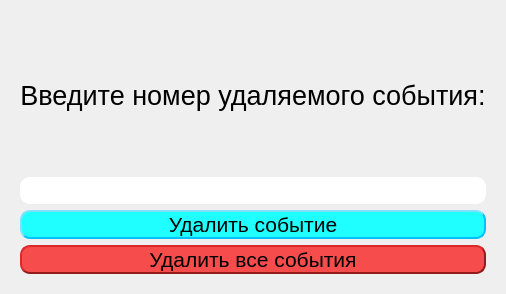
<?xml version="1.0" encoding="UTF-8"?>
<ui version="4.0">
 <class>MainWindow</class>
 <widget class="QMainWindow" name="MainWindow">
  <property name="geometry">
   <rect>
    <x>0</x>
    <y>0</y>
    <width>496</width>
    <height>294</height>
   </rect>
  </property>
  <property name="windowTitle">
   <string>Удаление события</string>
  </property>
  <widget class="QWidget" name="centralwidget">
   <layout class="QGridLayout" name="gridLayout">
    <property name="leftMargin">
     <number>20</number>
    </property>
    <property name="topMargin">
     <number>20</number>
    </property>
    <property name="rightMargin">
     <number>20</number>
    </property>
    <property name="bottomMargin">
     <number>20</number>
    </property>
    <item row="0" column="0">
     <widget class="QLabel" name="label">
      <property name="font">
       <font>
        <family>Yu Gothic UI</family>
        <pointsize>20</pointsize>
       </font>
      </property>
      <property name="text">
       <string>Введите номер удаляемого события:</string>
      </property>
      <property name="alignment">
       <set>Qt::AlignCenter</set>
      </property>
     </widget>
    </item>
    <item row="1" column="0">
     <widget class="QLineEdit" name="input_item_index">
      <property name="font">
       <font>
        <family>Yu Gothic UI</family>
        <pointsize>16</pointsize>
       </font>
      </property>
      <property name="styleSheet">
       <string notr="true">border-radius: 10px;</string>
      </property>
     </widget>
    </item>
    <item row="2" column="0">
     <widget class="QPushButton" name="delete_event">
      <property name="font">
       <font>
        <family>Yu Gothic UI</family>
        <pointsize>16</pointsize>
       </font>
      </property>
      <property name="cursor">
       <cursorShape>PointingHandCursor</cursorShape>
      </property>
      <property name="styleSheet">
       <string notr="true">QPushButton {
	background: rgb(32, 255, 255);
    border-style: outset;
    border-width: 2px;
    border-radius: 10px;
    border-color: rgb(0, 192, 255);
}</string>
      </property>
      <property name="text">
       <string>Удалить событие</string>
      </property>
      <property name="autoRepeat">
       <bool>false</bool>
      </property>
      <property name="autoExclusive">
       <bool>false</bool>
      </property>
      <property name="autoDefault">
       <bool>false</bool>
      </property>
     </widget>
    </item>
    <item row="3" column="0">
     <widget class="QPushButton" name="delete_all_events">
      <property name="font">
       <font>
        <family>Yu Gothic UI</family>
        <pointsize>16</pointsize>
       </font>
      </property>
      <property name="cursor">
       <cursorShape>PointingHandCursor</cursorShape>
      </property>
      <property name="autoFillBackground">
       <bool>false</bool>
      </property>
      <property name="styleSheet">
       <string notr="true">QPushButton {
	background:rgb(246, 76, 76);
    border-style: outset;
    border-width: 2px;
    border-radius: 10px;
    border-color: rgb(147, 27, 28);
}</string>
      </property>
      <property name="text">
       <string>Удалить все события</string>
      </property>
      <property name="checkable">
       <bool>false</bool>
      </property>
     </widget>
    </item>
   </layout>
  </widget>
 </widget>
 <resources/>
 <connections/>
</ui>
